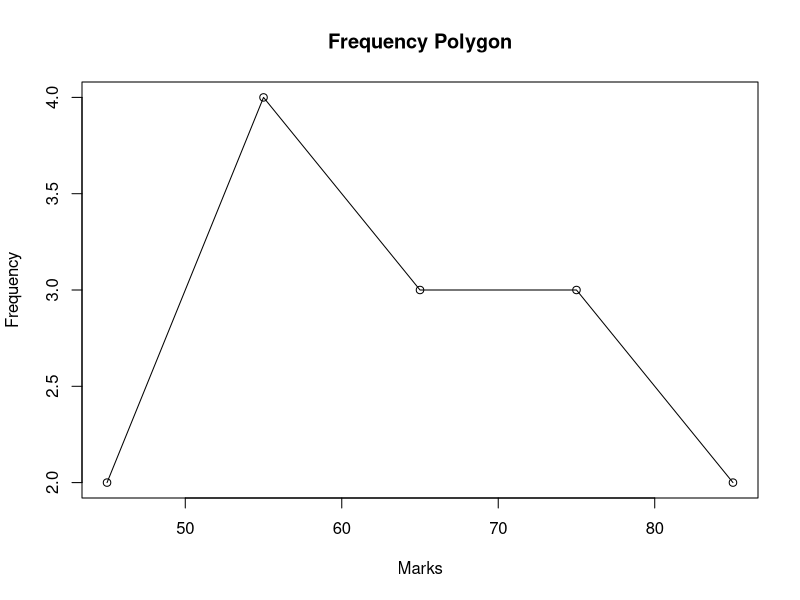

Write the R code that produced this figure.
Marks <- c(45, 50, 52, 55, 58, 60,
            65, 68, 70, 72, 75, 80, 85, 90)

h <- hist(Marks, plot = FALSE)
plot(h$mids, h$counts,
     type = "o",
     main = "Frequency Polygon",
     xlab = "Marks",
     ylab = "Frequency")
